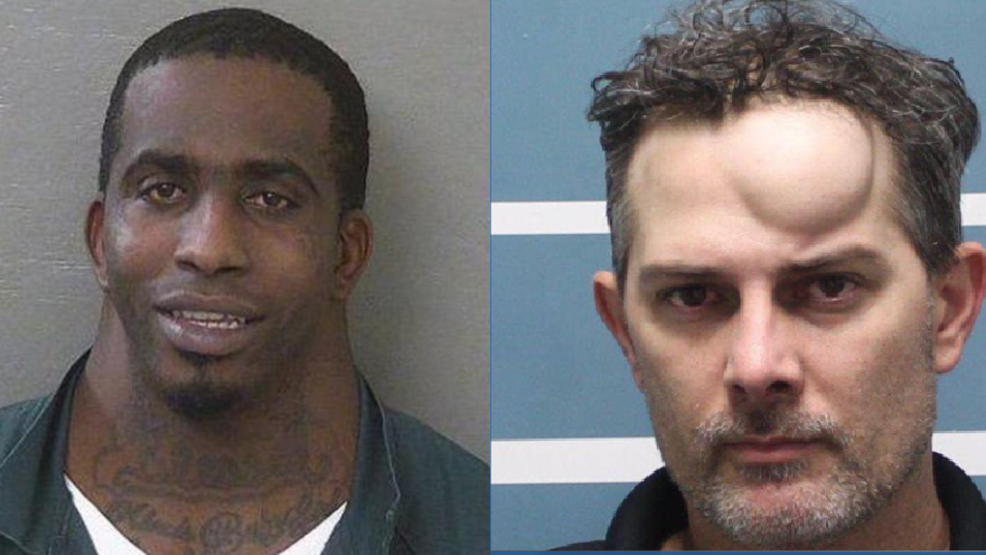
#> input picture scraping/temp/mugshot/0001.jpg, 986 x 555 px; its folder holds only this picture in this run
$ jupyter execute --allow-errors extract_face.ipynb   (shell and % lines are left out)
#> lines starting #> are read from the running program, lines starting #| are printed output that depends on the picture
# 顔抽出プログラム

[cell 1]
import cv2
import numpy as np
import glob
import os
import matplotlib.pyplot as plt

#顔検出モデル
face_cascade = cv2.CascadeClassifier('models/haarcascade_frontalface_default.xml')

# 画像フォルダから全ファイルのパスを取得

[cell 2]
#全ファイルパスを取得
file_path_list=glob.glob('../image_samples/mugshot/*.jpg')

#ディレクトリパスを取得
#print(file_path_list)
#dir_path=os.path.dirname(file_path_list[1])

# 指定フォルダ内の全画像の顔切り取り→保存

[cell 3]
file_num=0 #ファイル名番号

for file_path in file_path_list:

    #ファイル名取得
    file_name=os.path.basename(file_path)

    #ディレクトリパスを取得
    dir_path=os.path.dirname(file_path)

    #print(dir_path)

    #読み込み
    img=cv2.imread(dir_path+"/"+file_name)
#> img is the input picture: shape (555, 986, 3); mean B, G, R 105.8, 107, 114.3

    #正常に読み込めていれば
    if str(type(img)) != "<class 'NoneType'>":
        #顔検出
        gray = cv2.cvtColor(img, cv2.COLOR_BGR2GRAY)
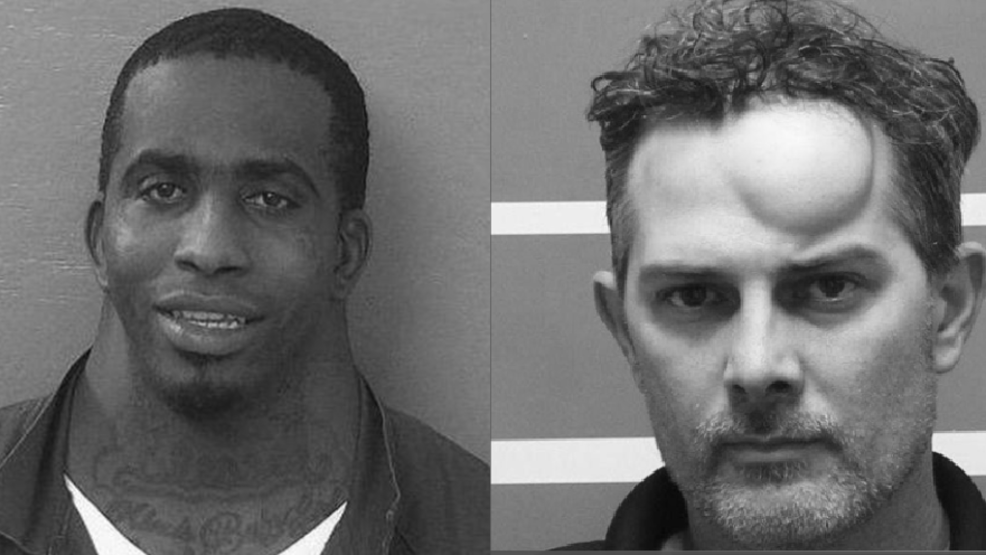
#> gray: shape (555, 986); min 7, max 254, mean 109
        faces = face_cascade.detectMultiScale(gray, 1.3, 5)
#> faces = [[59, 66, 317, 317], [576, 145, 376, 376]]

        # 検出した場合
        if len(faces) > 0:

            #座標から矩形領域の切り取り
            for (x,y,w,h) in faces:

                #新しい配列に入力画像の一部を代入
                dst = img[y:y+h,x:x+w]

                #グレースケール化し書き出し
                dst_gray=cv2.cvtColor(dst, cv2.COLOR_BGR2GRAY)
                cv2.imwrite('../image_samples/mugshot_face/'+str(file_num)+'.jpg',dst_gray)
                file_num+=1
#> this loop made 2 passes
#> (x, y, w, h, file_num) on passes 1 to 2: (59, 66, 317, 317, 1), (576, 145, 376, 376, 2)
#> pass 1, `dst = img[y:y+h,x:x+w]`:
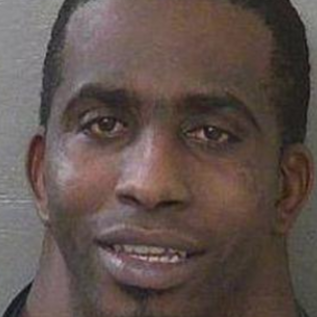
#> dst: shape (317, 317, 3); mean B, G, R 76.8, 82, 96.4
#> pass 1, `dst_gray=cv2.cvtColor(dst, cv2.COLOR_BGR2GRAY)`:
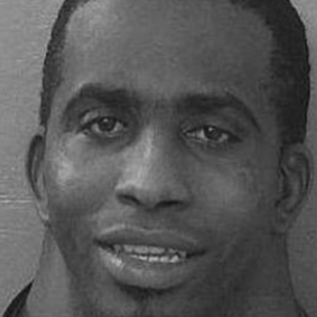
#> dst_gray: shape (317, 317); min 13, max 183, mean 85.7
#> pass 2, `dst = img[y:y+h,x:x+w]`:
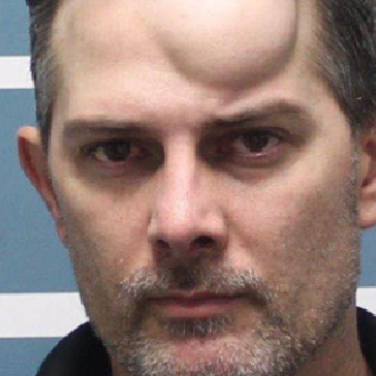
#> dst: shape (376, 376, 3); mean B, G, R 114.7, 121.8, 145.4
#> pass 2, `dst_gray=cv2.cvtColor(dst, cv2.COLOR_BGR2GRAY)`:
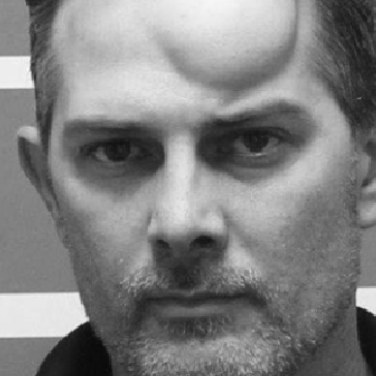
#> dst_gray: shape (376, 376); min 8, max 247, mean 128
#> after the loop, file_num = 2
               # plt.figure(figsize=(10, 10), dpi=10)
                #plt.imshow(cv2.cvtColor(dst_gray, cv2.COLOR_BGR2RGB))

# 画像読み込み

[cell 4]
img=cv2.imread('scraping/temp/mugshot/0064.jpg')
#gray = cv2.cvtColor(img, cv2.COLOR_BGR2GRAY)

print(str(type(img)))
#| <class 'NoneType'>

$ run again, on scraping/temp/mugshot/0006.jpg
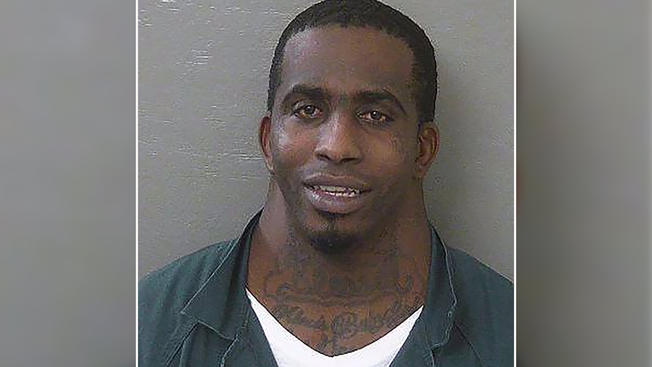
#> input picture scraping/temp/mugshot/0006.jpg, 652 x 367 px
#> img is the input picture: shape (367, 652, 3); mean B, G, R 109.6, 111.6, 113.8
#> `gray = cv2.cvtColor(img, cv2.COLOR_BGR2GRAY)`:
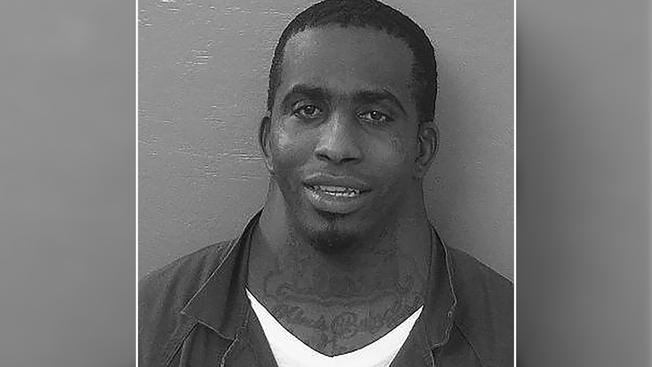
#> gray: shape (367, 652); min 0, max 255, mean 112
#> faces = [[237, 32, 209, 209]]
#> the loop `for (x,y,w,h) in faces:` made 1 pass
#> (x, y, w, h, file_num) on pass 1: (237, 32, 209, 209, 1)
#> pass 1, `dst_gray=cv2.cvtColor(dst, cv2.COLOR_BGR2GRAY)`:
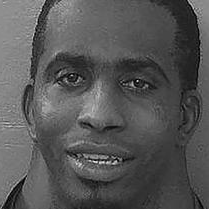
#> dst_gray: shape (209, 209); min 0, max 237, mean 86.1
#> after the loop `for (x,y,w,h) in faces:`: file_num = 1
#| <class 'NoneType'>

$ run again, on scraping/temp/mugshot/0007.jpg
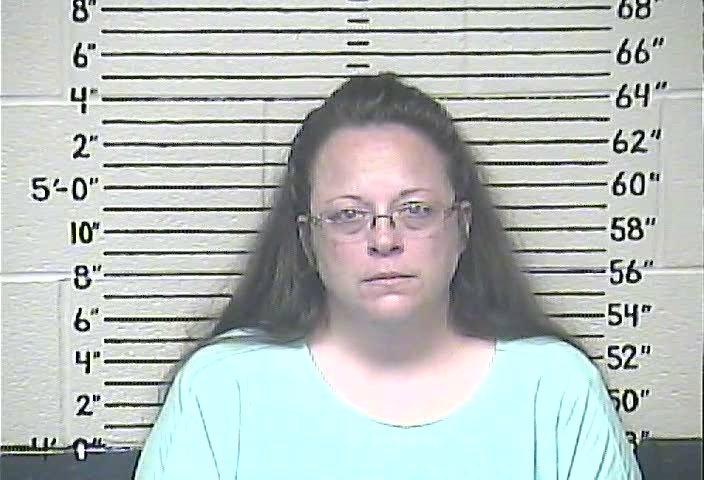
#> input picture scraping/temp/mugshot/0007.jpg, 704 x 480 px
#> img is the input picture: shape (480, 704, 3); mean B, G, R 188.1, 190.5, 183.7
#> `gray = cv2.cvtColor(img, cv2.COLOR_BGR2GRAY)`:
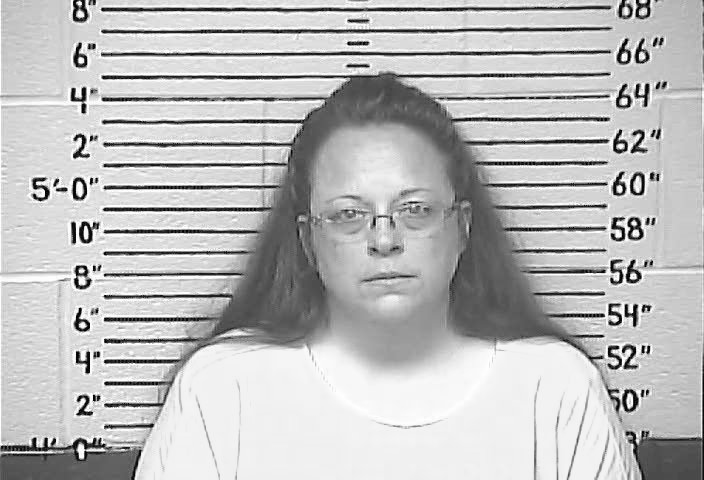
#> gray: shape (480, 704); min 0, max 255, mean 188.2
#> faces = [[294, 145, 176, 176]]
#> the loop `for (x,y,w,h) in faces:` made 1 pass
#> (x, y, w, h, file_num) on pass 1: (294, 145, 176, 176, 1)
#> pass 1, `dst_gray=cv2.cvtColor(dst, cv2.COLOR_BGR2GRAY)`:
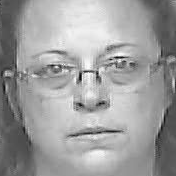
#> dst_gray: shape (176, 176); min 7, max 254, mean 157.5
#> after the loop `for (x,y,w,h) in faces:`: file_num = 1
#| <class 'NoneType'>

$ run again, on scraping/temp/mugshot/0002.jpg
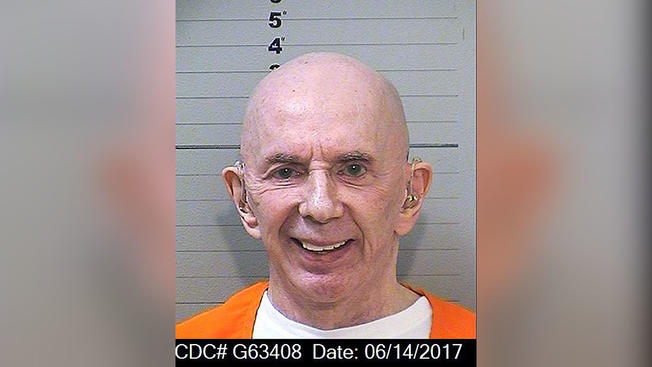
#> input picture scraping/temp/mugshot/0002.jpg, 652 x 367 px
#> img is the input picture: shape (367, 652, 3); mean B, G, R 141.2, 143.4, 159.7
#> `gray = cv2.cvtColor(img, cv2.COLOR_BGR2GRAY)`:
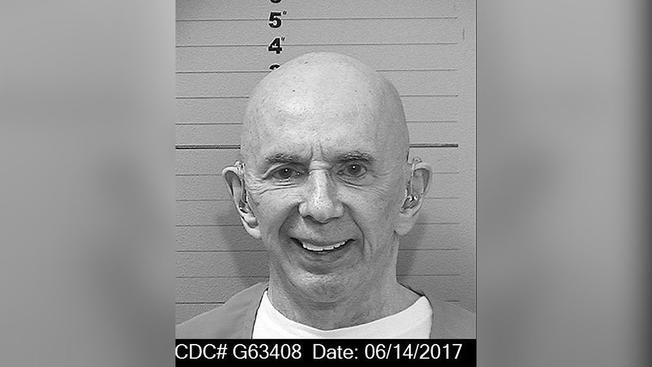
#> gray: shape (367, 652); min 0, max 255, mean 148
#> faces = [[224, 97, 193, 193]]
#> the loop `for (x,y,w,h) in faces:` made 1 pass
#> (x, y, w, h, file_num) on pass 1: (224, 97, 193, 193, 1)
#> pass 1, `dst_gray=cv2.cvtColor(dst, cv2.COLOR_BGR2GRAY)`:
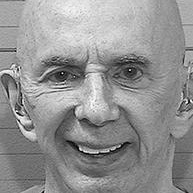
#> dst_gray: shape (193, 193); min 0, max 254, mean 146.6
#> after the loop `for (x,y,w,h) in faces:`: file_num = 1
#| <class 'NoneType'>
